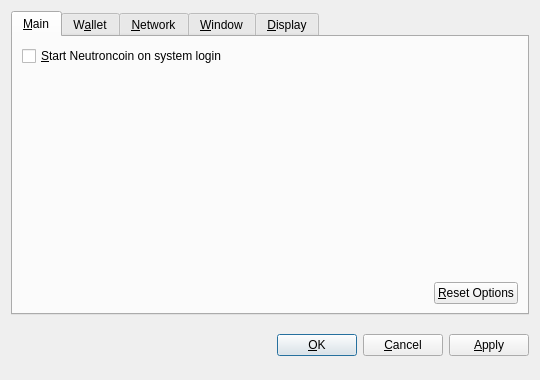
<?xml version="1.0" encoding="UTF-8"?>
<ui version="4.0">
 <class>OptionsDialog</class>
 <widget class="QDialog" name="OptionsDialog">
  <property name="geometry">
   <rect>
    <x>0</x>
    <y>0</y>
    <width>540</width>
    <height>380</height>
   </rect>
  </property>
  <property name="windowTitle">
   <string>Options</string>
  </property>
  <property name="modal">
   <bool>true</bool>
  </property>
  <layout class="QVBoxLayout" name="verticalLayout">
   <item>
    <widget class="QTabWidget" name="tabWidget">
     <property name="tabPosition">
      <enum>QTabWidget::North</enum>
     </property>
     <property name="currentIndex">
      <number>0</number>
     </property>
     <widget class="QWidget" name="tabMain">
      <attribute name="title">
       <string>&amp;Main</string>
      </attribute>
      <layout class="QVBoxLayout" name="verticalLayout_Main">
       <item>
        <widget class="QCheckBox" name="bitcoinAtStartup">
         <property name="toolTip">
          <string>Automatically start Neutroncoin after logging in to the system.</string>
         </property>
         <property name="text">
          <string>&amp;Start Neutroncoin on system login</string>
         </property>
        </widget>
       </item>
       <item>
        <spacer name="verticalSpacer_Main">
         <property name="orientation">
          <enum>Qt::Vertical</enum>
         </property>
         <property name="sizeHint" stdset="0">
          <size>
           <width>20</width>
           <height>40</height>
          </size>
         </property>
        </spacer>
       </item>
       <item>
        <layout class="QHBoxLayout" name="horizontalLayout_2_Main">
         <item>
          <spacer name="horizontalSpacer_2_Main">
           <property name="orientation">
            <enum>Qt::Horizontal</enum>
           </property>
           <property name="sizeHint" stdset="0">
            <size>
             <width>40</width>
             <height>20</height>
            </size>
           </property>
          </spacer>
         </item>
         <item>
          <widget class="QPushButton" name="resetButton">
           <property name="toolTip">
            <string>Reset all client options to default.</string>
           </property>
           <property name="text">
            <string>&amp;Reset Options</string>
           </property>
           <property name="autoDefault">
            <bool>false</bool>
           </property>
          </widget>
         </item>
        </layout>
       </item>
      </layout>
     </widget>
     <widget class="QWidget" name="tabWallet">
      <attribute name="title">
       <string>W&amp;allet</string>
      </attribute>
      <layout class="QVBoxLayout" name="verticalLayout_Network">
       <item>
        <widget class="QLabel" name="transactionFeeInfoLabel">
         <property name="text">
          <string>Optional transaction fee per kB that helps make sure your transactions are processed quickly. Most transactions are 1 kB.</string>
         </property>
         <property name="textFormat">
          <enum>Qt::PlainText</enum>
         </property>
         <property name="wordWrap">
          <bool>true</bool>
         </property>
        </widget>
       </item>
       <item>
        <layout class="QHBoxLayout" name="horizontalLayout_1_Main">
         <item>
          <widget class="QLabel" name="transactionFeeLabel">
           <property name="text">
            <string>Pay transaction &amp;fee</string>
           </property>
           <property name="textFormat">
            <enum>Qt::PlainText</enum>
           </property>
           <property name="buddy">
            <cstring>transactionFee</cstring>
           </property>
          </widget>
         </item>
         <item>
          <widget class="BitcoinAmountField" name="transactionFee"/>
         </item>
         <item>
          <spacer name="horizontalSpacer_1_Main">
           <property name="orientation">
            <enum>Qt::Horizontal</enum>
           </property>
           <property name="sizeHint" stdset="0">
            <size>
             <width>40</width>
             <height>20</height>
            </size>
           </property>
          </spacer>
         </item>
        </layout>
       </item>
       <item>
        <widget class="QLabel" name="label">
         <property name="text">
          <string>If you disable the spending of unconfirmed change, the change from a transaction cannot be used until that transaction has at least one confirmation. This also affects how your balance is computed.</string>
         </property>
         <property name="wordWrap">
          <bool>true</bool>
         </property>
        </widget>
       </item>
       <item>
        <widget class="QCheckBox" name="spendZeroConfChange">
         <property name="text">
          <string>Spend unconfirmed change  (experts only)</string>
         </property>
        </widget>
       </item>
       <item>
        <spacer name="verticalSpacer">
         <property name="orientation">
          <enum>Qt::Vertical</enum>
         </property>
         <property name="sizeHint" stdset="0">
          <size>
           <width>20</width>
           <height>40</height>
          </size>
         </property>
        </spacer>
       </item>
      </layout>
     </widget>
     <widget class="QWidget" name="tabNetwork">
      <attribute name="title">
       <string>&amp;Network</string>
      </attribute>
      <layout class="QVBoxLayout" name="verticalLayout_Network">
       <item>
        <widget class="QCheckBox" name="mapPortUpnp">
         <property name="toolTip">
          <string>Automatically open the Neutroncoin client port on the router. This only works when your router supports UPnP and it is enabled.</string>
         </property>
         <property name="text">
          <string>Map port using &amp;UPnP</string>
         </property>
        </widget>
       </item>
       <item>
        <widget class="QCheckBox" name="connectSocks">
         <property name="toolTip">
          <string>Connect to the Neutroncoin network through a SOCKS proxy (e.g. when connecting through Tor).</string>
         </property>
         <property name="text">
          <string>&amp;Connect through SOCKS proxy:</string>
         </property>
        </widget>
       </item>
       <item>
        <layout class="QHBoxLayout" name="horizontalLayout_Network">
         <item>
          <widget class="QLabel" name="proxyIpLabel">
           <property name="text">
            <string>Proxy &amp;IP:</string>
           </property>
           <property name="textFormat">
            <enum>Qt::PlainText</enum>
           </property>
           <property name="buddy">
            <cstring>proxyIp</cstring>
           </property>
          </widget>
         </item>
         <item>
          <widget class="QValidatedLineEdit" name="proxyIp">
           <property name="maximumSize">
            <size>
             <width>140</width>
             <height>16777215</height>
            </size>
           </property>
           <property name="toolTip">
            <string>IP address of the proxy (e.g. 127.0.0.1)</string>
           </property>
          </widget>
         </item>
         <item>
          <widget class="QLabel" name="proxyPortLabel">
           <property name="text">
            <string>&amp;Port:</string>
           </property>
           <property name="textFormat">
            <enum>Qt::PlainText</enum>
           </property>
           <property name="buddy">
            <cstring>proxyPort</cstring>
           </property>
          </widget>
         </item>
         <item>
          <widget class="QLineEdit" name="proxyPort">
           <property name="maximumSize">
            <size>
             <width>55</width>
             <height>16777215</height>
            </size>
           </property>
           <property name="toolTip">
            <string>Port of the proxy (e.g. 9050)</string>
           </property>
          </widget>
         </item>
         <item>
          <widget class="QLabel" name="socksVersionLabel">
           <property name="text">
            <string>SOCKS &amp;Version:</string>
           </property>
           <property name="textFormat">
            <enum>Qt::PlainText</enum>
           </property>
           <property name="buddy">
            <cstring>socksVersion</cstring>
           </property>
          </widget>
         </item>
         <item>
          <widget class="QValueComboBox" name="socksVersion">
           <property name="toolTip">
            <string>SOCKS version of the proxy (e.g. 5)</string>
           </property>
          </widget>
         </item>
         <item>
          <spacer name="horizontalSpacer_Network">
           <property name="orientation">
            <enum>Qt::Horizontal</enum>
           </property>
           <property name="sizeHint" stdset="0">
            <size>
             <width>40</width>
             <height>20</height>
            </size>
           </property>
          </spacer>
         </item>
        </layout>
       </item>
       <item>
        <spacer name="verticalSpacer_Network">
         <property name="orientation">
          <enum>Qt::Vertical</enum>
         </property>
         <property name="sizeHint" stdset="0">
          <size>
           <width>20</width>
           <height>40</height>
          </size>
         </property>
        </spacer>
       </item>
      </layout>
     </widget>
     <widget class="QWidget" name="tabWindow">
      <attribute name="title">
       <string>&amp;Window</string>
      </attribute>
      <layout class="QVBoxLayout" name="verticalLayout_Window">
       <item>
        <widget class="QCheckBox" name="minimizeToTray">
         <property name="toolTip">
          <string>Show only a tray icon after minimizing the window.</string>
         </property>
         <property name="text">
          <string>&amp;Minimize to the tray instead of the taskbar</string>
         </property>
        </widget>
       </item>
       <item>
        <widget class="QCheckBox" name="minimizeOnClose">
         <property name="toolTip">
          <string>Minimize instead of exit the application when the window is closed. When this option is enabled, the application will be closed only after selecting Quit in the menu.</string>
         </property>
         <property name="text">
          <string>M&amp;inimize on close</string>
         </property>
        </widget>
       </item>
       <item>
        <spacer name="verticalSpacer_Window">
         <property name="orientation">
          <enum>Qt::Vertical</enum>
         </property>
         <property name="sizeHint" stdset="0">
          <size>
           <width>20</width>
           <height>40</height>
          </size>
         </property>
        </spacer>
       </item>
      </layout>
     </widget>
     <widget class="QWidget" name="tabDisplay">
      <attribute name="title">
       <string>&amp;Display</string>
      </attribute>
      <layout class="QVBoxLayout" name="verticalLayout_Display">
       <item>
        <layout class="QHBoxLayout" name="horizontalLayout_1_Display">
         <item>
          <widget class="QLabel" name="langLabel">
           <property name="text">
            <string>User Interface &amp;language:</string>
           </property>
           <property name="textFormat">
            <enum>Qt::PlainText</enum>
           </property>
           <property name="buddy">
            <cstring>lang</cstring>
           </property>
          </widget>
         </item>
         <item>
          <widget class="QValueComboBox" name="lang">
           <property name="toolTip">
            <string>The user interface language can be set here. This setting will take effect after restarting Neutroncoin.</string>
           </property>
          </widget>
         </item>
        </layout>
       </item>
       <item>
        <layout class="QHBoxLayout" name="horizontalLayout_2_Display">
         <item>
          <widget class="QLabel" name="unitLabel">
           <property name="text">
            <string>&amp;Unit to show amounts in:</string>
           </property>
           <property name="textFormat">
            <enum>Qt::PlainText</enum>
           </property>
           <property name="buddy">
            <cstring>unit</cstring>
           </property>
          </widget>
         </item>
         <item>
          <widget class="QValueComboBox" name="unit">
           <property name="toolTip">
            <string>Choose the default subdivision unit to show in the interface and when sending coins.</string>
           </property>
          </widget>
         </item>
        </layout>
       </item>
       <item>
        <widget class="QCheckBox" name="displayAddresses">
         <property name="toolTip">
          <string>Whether to show Neutroncoin addresses in the transaction list or not.</string>
         </property>
         <property name="text">
          <string>&amp;Display addresses in transaction list</string>
         </property>
        </widget>
       </item>
       <item>
        <widget class="QCheckBox" name="coinControlFeatures">
         <property name="toolTip">
          <string>Whether to show coin control features or not.</string>
         </property>
         <property name="text">
          <string>Display coin &amp;control features (experts only!)</string>
         </property>
        </widget>
       </item>
       <item>
        <spacer name="verticalSpacer_Display">
         <property name="orientation">
          <enum>Qt::Vertical</enum>
         </property>
         <property name="sizeHint" stdset="0">
          <size>
           <width>20</width>
           <height>40</height>
          </size>
         </property>
        </spacer>
       </item>
      </layout>
     </widget>
    </widget>
   </item>
   <item>
    <layout class="QHBoxLayout" name="horizontalLayout_Buttons">
     <item>
      <spacer name="horizontalSpacer_1">
       <property name="orientation">
        <enum>Qt::Horizontal</enum>
       </property>
       <property name="sizeHint" stdset="0">
        <size>
         <width>40</width>
         <height>48</height>
        </size>
       </property>
      </spacer>
     </item>
     <item>
      <widget class="QLabel" name="statusLabel">
       <property name="font">
        <font>
         <weight>75</weight>
         <bold>true</bold>
        </font>
       </property>
       <property name="text">
        <string/>
       </property>
       <property name="textFormat">
        <enum>Qt::PlainText</enum>
       </property>
       <property name="wordWrap">
        <bool>true</bool>
       </property>
      </widget>
     </item>
     <item>
      <spacer name="horizontalSpacer_2">
       <property name="orientation">
        <enum>Qt::Horizontal</enum>
       </property>
       <property name="sizeHint" stdset="0">
        <size>
         <width>40</width>
         <height>48</height>
        </size>
       </property>
      </spacer>
     </item>
     <item>
      <widget class="QPushButton" name="okButton">
       <property name="text">
        <string>&amp;OK</string>
       </property>
      </widget>
     </item>
     <item>
      <widget class="QPushButton" name="cancelButton">
       <property name="text">
        <string>&amp;Cancel</string>
       </property>
       <property name="autoDefault">
        <bool>false</bool>
       </property>
      </widget>
     </item>
     <item>
      <widget class="QPushButton" name="applyButton">
       <property name="text">
        <string>&amp;Apply</string>
       </property>
       <property name="autoDefault">
        <bool>false</bool>
       </property>
      </widget>
     </item>
    </layout>
   </item>
  </layout>
 </widget>
 <customwidgets>
  <customwidget>
   <class>BitcoinAmountField</class>
   <extends>QSpinBox</extends>
   <header>bitcoinamountfield.h</header>
  </customwidget>
  <customwidget>
   <class>QValueComboBox</class>
   <extends>QComboBox</extends>
   <header>qvaluecombobox.h</header>
  </customwidget>
  <customwidget>
   <class>QValidatedLineEdit</class>
   <extends>QLineEdit</extends>
   <header>qvalidatedlineedit.h</header>
  </customwidget>
 </customwidgets>
 <resources/>
 <connections/>
</ui>
